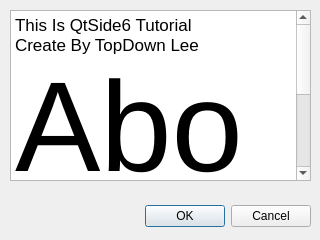
<?xml version="1.0" encoding="UTF-8"?>
<ui version="4.0">
 <class>DialogAbout</class>
 <widget class="QDialog" name="DialogAbout">
  <property name="geometry">
   <rect>
    <x>0</x>
    <y>0</y>
    <width>320</width>
    <height>240</height>
   </rect>
  </property>
  <property name="windowTitle">
   <string>Dialog</string>
  </property>
  <widget class="QDialogButtonBox" name="buttonBox">
   <property name="enabled">
    <bool>true</bool>
   </property>
   <property name="geometry">
    <rect>
     <x>10</x>
     <y>200</y>
     <width>301</width>
     <height>32</height>
    </rect>
   </property>
   <property name="orientation">
    <enum>Qt::Orientation::Horizontal</enum>
   </property>
   <property name="standardButtons">
    <set>QDialogButtonBox::StandardButton::Cancel|QDialogButtonBox::StandardButton::Ok</set>
   </property>
  </widget>
  <widget class="QTextBrowser" name="textBrowser">
   <property name="geometry">
    <rect>
     <x>10</x>
     <y>10</y>
     <width>301</width>
     <height>171</height>
    </rect>
   </property>
   <property name="html">
    <string>&lt;!DOCTYPE HTML PUBLIC &quot;-//W3C//DTD HTML 4.0//EN&quot; &quot;http://www.w3.org/TR/REC-html40/strict.dtd&quot;&gt;
&lt;html&gt;&lt;head&gt;&lt;meta name=&quot;qrichtext&quot; content=&quot;1&quot; /&gt;&lt;meta charset=&quot;utf-8&quot; /&gt;&lt;style type=&quot;text/css&quot;&gt;
p, li { white-space: pre-wrap; }
hr { height: 1px; border-width: 0; }
li.unchecked::marker { content: &quot;\2610&quot;; }
li.checked::marker { content: &quot;\2612&quot;; }
&lt;/style&gt;&lt;/head&gt;&lt;body style=&quot; font-family:'.AppleSystemUIFont'; font-size:13pt; font-weight:400; font-style:normal;&quot;&gt;
&lt;p style=&quot; margin-top:0px; margin-bottom:0px; margin-left:0px; margin-right:0px; -qt-block-indent:0; text-indent:0px;&quot;&gt;This Is QtSide6 Tutorial&lt;/p&gt;
&lt;p style=&quot; margin-top:0px; margin-bottom:0px; margin-left:0px; margin-right:0px; -qt-block-indent:0; text-indent:0px;&quot;&gt;Create By TopDown Lee&lt;/p&gt;
&lt;p style=&quot; margin-top:0px; margin-bottom:0px; margin-left:0px; margin-right:0px; -qt-block-indent:0; text-indent:0px;&quot;&gt;&lt;span style=&quot; font-size:96pt;&quot;&gt;About&lt;/span&gt;&lt;/p&gt;&lt;/body&gt;&lt;/html&gt;</string>
   </property>
  </widget>
 </widget>
 <resources/>
 <connections>
  <connection>
   <sender>buttonBox</sender>
   <signal>accepted()</signal>
   <receiver>DialogAbout</receiver>
   <slot>accept()</slot>
   <hints>
    <hint type="sourcelabel">
     <x>248</x>
     <y>254</y>
    </hint>
    <hint type="destinationlabel">
     <x>157</x>
     <y>274</y>
    </hint>
   </hints>
  </connection>
  <connection>
   <sender>buttonBox</sender>
   <signal>rejected()</signal>
   <receiver>DialogAbout</receiver>
   <slot>reject()</slot>
   <hints>
    <hint type="sourcelabel">
     <x>316</x>
     <y>260</y>
    </hint>
    <hint type="destinationlabel">
     <x>286</x>
     <y>274</y>
    </hint>
   </hints>
  </connection>
 </connections>
</ui>
